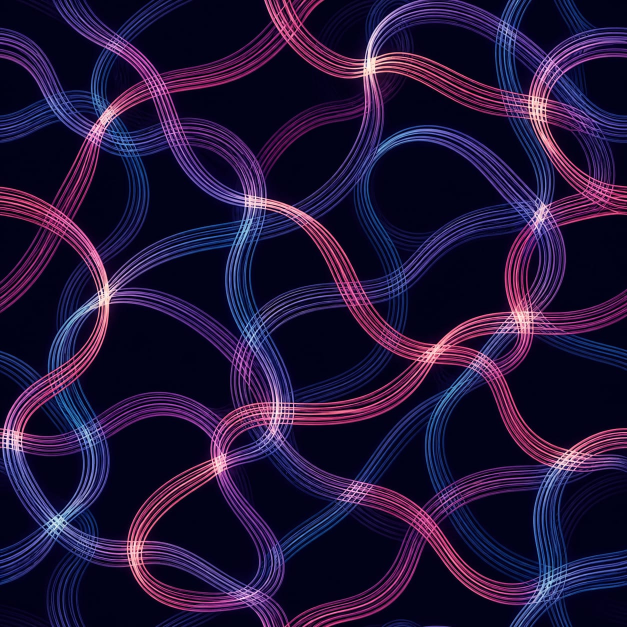
#> input picture assets/texture-sources/generative-threads-raw.jpg, 1254 x 1254 px (shown at 1/2 size)
$ python build_generative_threads.py
#> lines starting #> are read from the running program, lines starting #| are printed output that depends on the picture
### tools/theme_writer.py
"""Reusable writer for N64FlashcartMenu V1 theme PNG packages."""

from __future__ import annotations

import math
import struct
import zlib
from collections import namedtuple
from pathlib import Path
from typing import Iterable

from PIL import Image


WIDTH = 64
# Regions retain byte-sized origins.  A 32px texture can therefore start as
# late as row 255 and extend through row 286.
MAX_HEIGHT = 287
MAX_STATIC_WIDTH = 640
MAX_STATIC_HEIGHT = 480
NAME = 1
FAMILY = 2
COLORS = 3
BACKGROUND = 4
REGIONS = 5
TAB_GEOMETRY = 6
INTERNAL_BORDER = 7
TEXTURE_ANIMATION = 8
PARAMETER_ANIMATION = 9
TEXTURE_ORIGIN = 10

# Animation flag bits shared by Type 8 texture animation and Type 9 parameter
# animation. Combining PING_PONG | INTERPOLATE is valid; LOOP and PING_PONG
# are mutually exclusive playback modes.
ANIMATION_LOOP = 0
ANIMATION_PING_PONG = 1 << 0
ANIMATION_ONCE = 1 << 1
ANIMATION_REVERSED = 1 << 2
ANIMATION_INTERPOLATE = 1 << 3

# Rotation is expressed in radians per 60 Hz tick. Large fullscreen repeating
# fields can cause discomfort well below the format's technical ±0.25 limit,
# so authored themes use this conservative ceiling unless a future validator
# grants an explicit, reviewed exception.
COMFORTABLE_ROTATION_LIMIT = 0.001

COLOR_NAMES = (
    "background panel border text muted_text accent highlight tab_inactive "
    "tab_active shadow success warning gradient_tl gradient_tr gradient_bl gradient_br"
).split()
Palette = namedtuple("Palette", COLOR_NAMES)
ParameterFrame = namedtuple("ParameterFrame", (
    "background panel border text muted_text accent highlight tab_inactive "
    "tab_active shadow success warning gradient_tl gradient_tr gradient_bl gradient_br "
    "gradient_speed gradient_warp layer0_scale layer1_scale layer0_dx layer0_dy "
    "layer1_dx layer1_dy rotation layer0_alpha layer1_alpha layer0_texture layer1_texture"
), defaults=(None,) * 29)
Rectangle = namedtuple("Rectangle", "x y width height", defaults=(0, 0, 0, 0))
Animation = namedtuple("Animation", "frame_ticks flags columns", defaults=(0, 0, 1))
ParameterAnimation = namedtuple("ParameterAnimation", "frames animation")
PackedArtwork = namedtuple("PackedArtwork", "image rectangles")
TextureRegions = namedtuple("TextureRegions", "layer0 layer1 border",
                            defaults=(Rectangle(), Rectangle(), Rectangle()))
DualTextureBackground = namedtuple("DualTextureBackground", (
    "layer0_scale layer1_scale layer0_dx layer0_dy layer1_dx layer1_dy "
    "rotation layer0_alpha layer1_alpha"))


def _uint(value: int, bits: int, label: str) -> int:
    value = int(value)
    if not 0 <= value < 1 << bits:
        raise ValueError(f"{label} must be 0..{(1 << bits) - 1}")
    return value


# [5 lines left out: function _finite, not called in this run]


def rgba(hex_rgb: str, alpha: int = 255) -> tuple[int, int, int, int]:
    """Create an RGBA tuple from a six-digit hexadecimal RGB string."""
    if len(hex_rgb) != 6:
        raise ValueError("RGB colors must contain exactly six hexadecimal digits")
    try:
        rgb = bytes.fromhex(hex_rgb)
    except ValueError as error:
        raise ValueError("RGB colors must contain hexadecimal digits") from error
    return (*rgb, _uint(alpha, 8, "alpha"))


# [16 lines left out: function lerp_rgba, not called in this run]


def close_seams(image: Image.Image) -> Image.Image:
    """Return an RGBA image whose opposite edge pixels match exactly."""
    output = image.convert("RGBA")
    if output.width < 2 or output.height < 2:
        raise ValueError("seam closure needs an image at least 2x2 pixels")
    pixels = output.load()
    for y in range(output.height):
        value = tuple((pixels[0, y][channel] + pixels[output.width - 1, y][channel]) // 2
                      for channel in range(4))
        pixels[0, y] = pixels[output.width - 1, y] = value
    for x in range(output.width):
        value = tuple((pixels[x, 0][channel] + pixels[x, output.height - 1][channel]) // 2
                      for channel in range(4))
        pixels[x, 0] = pixels[x, output.height - 1] = value
    return output


def quantize_fixed_palette(image: Image.Image, colors: Iterable[tuple[int, int, int, int]],
                           *, alpha_threshold: int = 128) -> Image.Image:
    """Map pixels to an explicit <=16-color RGBA palette deterministically."""
    choices = tuple(tuple(_uint(channel, 8, "palette channel") for channel in color)
                    for color in colors)
    if not 1 <= len(choices) <= 16 or any(len(color) != 4 for color in choices):
        raise ValueError("fixed palettes must contain 1..16 RGBA colors")
    threshold = _uint(alpha_threshold, 8, "alpha threshold")
    transparent = [color for color in choices if color[3] < threshold]
    opaque = [color for color in choices if color[3] >= threshold]
    if not opaque:
        raise ValueError("fixed palettes need at least one opaque color")
    source = image.convert("RGBA")
    output = Image.new("RGBA", source.size)
    mapped = []
    for pixel in source.get_flattened_data():
        candidates = transparent if pixel[3] < threshold and transparent else opaque
        mapped.append(min(candidates, key=lambda color: sum(
            (pixel[channel] - color[channel]) ** 2 for channel in range(4))))
    output.putdata(mapped)
    return output


def palette(*colors) -> Palette:
    """Build the required sixteen-color palette from RGBA tuples or hex strings."""
    if len(colors) != len(COLOR_NAMES):
        raise ValueError("a theme palette must contain sixteen colors")
    normalized = []
    for color in colors:
        if isinstance(color, str):
            color = rgba(color)
        elif len(color) == 2 and isinstance(color[0], str):
            color = rgba(*color)
        if len(color) != 4:
            raise ValueError("palette colors must be RGBA tuples")
        normalized.append(tuple(_uint(channel, 8, "color channel") for channel in color))
    return Palette(*normalized)


def colors_record(colors: Palette) -> tuple[int, bytes]:
    """Encode a sixteen-color theme palette."""
    return COLORS, b"".join(bytes(color) for color in colors)


# [23 lines left out: functions decode_palette, text_record, gradient_background, not called in this run]


def static_image_background() -> tuple[int, bytes]:
    """Use the complete artwork image as a non-repeating static background."""
    return BACKGROUND, bytes((5,))


# [33 lines left out: functions dual_texture_background, decode_dual_texture_background, texture_origin, not called in this run]


def internal_border(style: int) -> tuple[int, bytes]:
    """Select one of the built-in border styles."""
    return INTERNAL_BORDER, bytes((_uint(style, 8, "border style"),))


# [17 lines left out: functions texture_animations, regions_record, not called in this run]


def tlv(kind: int, value: bytes) -> bytes:
    return bytes((_uint(kind, 8, "record type"),)) + struct.pack(
        "<H", _uint(len(value), 16, "record length")) + value


# [212 lines left out: functions _pack_animation_for_frames, read_metadata, record_value, replace_record, decode_regions, pack_artwork and 4 more, not called in this run]

### tools/build_generative_threads.py
#!/usr/bin/env python3
"""Build the animated Generative Threads theme."""

from __future__ import annotations

import math
from pathlib import Path

from PIL import Image, ImageEnhance, ImageOps

from theme_writer import (
    ANIMATION_INTERPOLATE, Animation, FAMILY, NAME, ParameterAnimation,
    ParameterFrame, TextureRegions, close_seams, colors_record,
    dual_texture_background, internal_border, pack_after_parameters,
    pack_parameter_animation, palette, quantize_fixed_palette, regions_record,
    text_record, write_theme,
)


ROOT = Path(__file__).resolve().parents[1]
SOURCE = ROOT / "assets" / "texture-sources" / "generative-threads-raw.jpg"
OUTPUT = ROOT / "assets" / "themes" / "generative-threads.png"
ROWS = 2
WIDTH, HEIGHT = 32, 64


COLORS = palette(
    "05061a", ("10132b", 222), "7a72a9", "f2efff",
    "aaa5c5", "48a9d8", "dc5b9d", "211d42",
    "47336e", "02020a", "73cf9b", "e3a262",
    "0c1232", "26306a", "5c2866", "294f83",
)

CI_COLORS = (
    (0, 0, 8, 255), (0, 8, 24, 255), (8, 16, 41, 255),
    (16, 32, 74, 255), (24, 57, 115, 255), (41, 90, 156, 255),
    (66, 132, 197, 255), (115, 189, 230, 255),
    (41, 8, 57, 255), (74, 16, 82, 255), (115, 24, 107, 255),
    (156, 41, 123, 255), (197, 66, 148, 255), (230, 107, 181, 255),
    (189, 173, 230, 255), (247, 230, 214, 255),
)


def curve_fields(source: Image.Image) -> tuple[Image.Image, Image.Image]:
    source = ImageOps.fit(source.convert("RGB"), (WIDTH, HEIGHT),
                          method=Image.Resampling.LANCZOS)
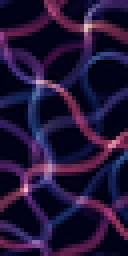
#> source: PIL image 32x64 RGB (shown 4 times larger); mean R, G, B 34.9, 20.2, 55.9
    source = ImageEnhance.Contrast(source).enhance(1.14)
    source = close_seams(source)
#> the loop in close_seams, `for y in range(output.height):` made 64 passes
#> value on passes 1 to 12: (35, 25, 84, 255), (33, 20, 76, 255), (14, 7, 44, 255), (0, 0, 22, 255), (0, 0, 22, 255), (0, 0, 22, 255), (0, 0, 17, 255), (49, 16, 55, 255), (129, 50, 107, 255), (130, 50, 111, 255), (94, 35, 89, 255), (46, 19, 63, 255)
#> the loop in close_seams, `for x in range(output.width):` made 32 passes
#> value on passes 1 to 12: (19, 14, 57, 255), (12, 12, 61, 255), (5, 7, 51, 255), (0, 3, 38, 255), (0, 0, 30, 255), (0, 0, 22, 255), (0, 0, 18, 255), (0, 0, 19, 255), (0, 0, 21, 255), (0, 0, 17, 255), (28, 12, 49, 255), (121, 52, 113, 255)
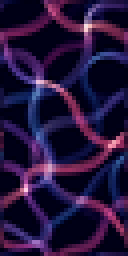
#> source: PIL image 32x64 RGBA (shown 4 times larger); mean R, G, B, A 36.5, 19.6, 59.1, 255
    cyan = Image.new("RGBA", (WIDTH, HEIGHT))
#> cyan: PIL image 32x64 RGBA; every value is 0
    magenta = Image.new("RGBA", (WIDTH, HEIGHT))
    src, blue_out, pink_out = source.load(), cyan.load(), magenta.load()
    for y in range(HEIGHT):
        for x in range(WIDTH):
            red, green, blue, _ = src[x, y]
            brightness = max(red, green, blue)
            ivory = min(red, green, blue) > 168
            blue_family = blue + green >= red * 2
            pink_family = red > green * 1.08
            if ivory:
                blue_out[x, y] = pink_out[x, y] = (247, 230, 214, 255)
            else:
                blue_out[x, y] = ((24, 90, min(230, brightness + 34), 255)
                                  if blue_family and brightness > 54 else (2, 4, 18, 255))
                pink_out[x, y] = ((min(230, brightness + 28), 35, 128, 255)
                                  if pink_family and brightness > 54 else (5, 2, 16, 255))
    cyan = quantize_fixed_palette(close_seams(cyan), CI_COLORS)
#> in close_seams (call 2), `output = image.convert("RGBA")`:
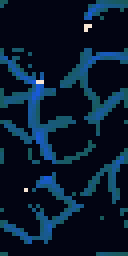
#> output: PIL image 32x64 RGBA (shown 4 times larger); mean R, G, B, A 8.2, 26, 45.7, 255
#> the loop in close_seams (call 2), `for y in range(output.height):` made 64 passes
#> value on passes 1 to 12: (24, 90, 91, 255), (24, 90, 110, 255), (2, 4, 18, 255), (2, 4, 18, 255), (2, 4, 18, 255), (2, 4, 18, 255), (2, 4, 18, 255), (2, 4, 18, 255), (2, 4, 18, 255), (2, 4, 18, 255), (2, 4, 18, 255), (2, 4, 18, 255)
#> the loop in close_seams (call 2), `for x in range(output.width):` made 32 passes
#> in quantize_fixed_palette, `choices = tuple(tuple(_uint(channel, 8, "palette channel") for channel..`: choices = 16 items, first 6: (0, 0, 8, 255), (0, 8, 24, 255), (8, 16, 41, 255), (16, 32, 74, 255), (24, 57, 115, 255), (41, 90, 156, 255)
#> in quantize_fixed_palette, `transparent = [color for color in choices if color[3] < threshold]`: transparent = []
#> in quantize_fixed_palette, `opaque = [color for color in choices if color[3] >= threshold]`: opaque has the same summary as choices
    magenta = quantize_fixed_palette(close_seams(magenta), CI_COLORS)
    return cyan, magenta


def parameter_frames() -> list[ParameterFrame]:
    frames = []
    for index in range(8):
        phase = index * math.tau / 8
        handoff = 0.5 + 0.5 * math.sin(phase)
        other = 1 - handoff
        frames.append(ParameterFrame(
            layer0_scale=0.48 + 0.19 * handoff,
            layer1_scale=0.48 + 0.19 * other,
            layer0_dx=0.0015 + 0.0060 * math.sin(phase),
            layer0_dy=-0.0010 + 0.0040 * math.cos(phase),
            layer1_dx=-0.0020 + 0.0065 * math.sin(phase + math.pi / 2),
            layer1_dy=0.0010 + 0.0045 * math.cos(phase + math.pi / 2),
            layer0_alpha=126 + round(116 * handoff),
            layer1_alpha=126 + round(116 * other),
        ))
    return frames


def build() -> Path:
    cyan, magenta = curve_fields(Image.open(SOURCE))
    parameter_record, parameter_sheet = pack_parameter_animation(
        ParameterAnimation(parameter_frames(), Animation(42, ANIMATION_INTERPOLATE, 2)),
        ROWS,
    )
    packed = pack_after_parameters(parameter_sheet, (cyan, magenta))
    records = [
        text_record(NAME, "Generative Threads"),
        text_record(FAMILY, "Abstract"),
        colors_record(COLORS),
        dual_texture_background(0.575, 0.575, 0.0015, 0.003,
                                0.0045, 0.001, 0, 184, 184),
        regions_record(TextureRegions(*packed.rectangles), ROWS),
        internal_border(8),
        parameter_record,
    ]
    write_theme(OUTPUT, records, packed.image, ROWS)
    return OUTPUT


if __name__ == "__main__":
#> (the run stopped early here; a loop or call above may not have finished)

$ run again, with assets/texture-sources/arcade-carpet-raw.jpg copied over assets/texture-sources/generative-threads-raw.jpg
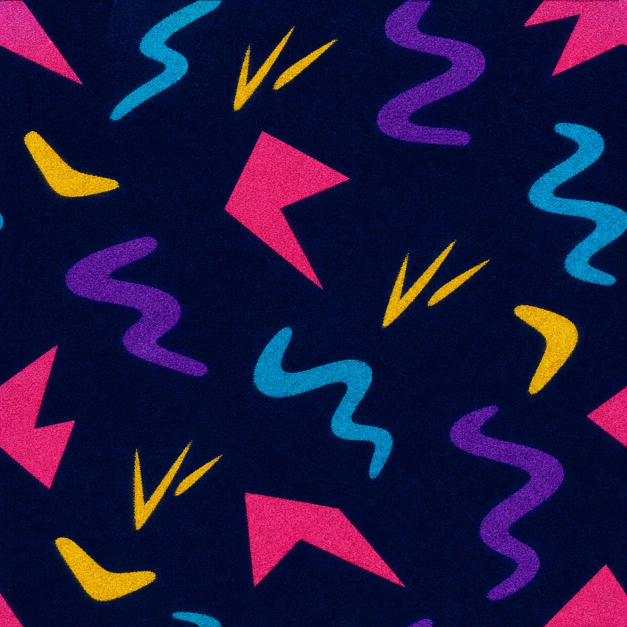
#> input picture assets/texture-sources/arcade-carpet-raw.jpg, 1254 x 1254 px (shown at 1/2 size)
#> in curve_fields, `source = ImageEnhance.Contrast(source).enhance(1.14)`:
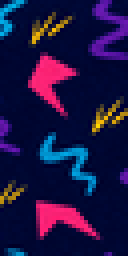
#> source: PIL image 32x64 RGB (shown 4 times larger); mean R, G, B 28.4, 19.3, 66
#> the loop in close_seams, `for y in range(output.height):` made 64 passes
#> value on passes 1 to 8: (0, 11, 57, 255), (0, 12, 60, 255), (1, 71, 121, 255), (0, 88, 137, 255), (31, 81, 166, 255), (52, 98, 204, 255), (48, 50, 150, 255), (49, 55, 157, 255)
#> the loop in close_seams, `for x in range(output.width):` made 32 passes
#> value on passes 1 to 8: (0, 8, 52, 255), (0, 12, 60, 255), (0, 47, 100, 255), (0, 102, 155, 255), (0, 154, 208, 255), (0, 150, 205, 255), (0, 53, 103, 255), (0, 3, 46, 255)
#> cyan: PIL image 32x64 RGBA; every value is 0
#> in close_seams (call 2), `output = image.convert("RGBA")`:
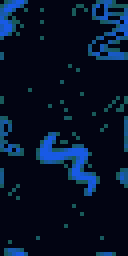
#> output: PIL image 32x64 RGBA (shown 4 times larger); mean R, G, B, A 5.7, 18.3, 39.6, 255
#> the loop in close_seams (call 2), `for y in range(output.height):` made 64 passes
#> value on passes 1 to 8: (2, 4, 18, 255), (24, 90, 94, 255), (24, 90, 155, 255), (24, 90, 171, 255), (24, 90, 200, 255), (24, 90, 230, 255), (24, 90, 184, 255), (24, 90, 191, 255)
#> the loop in close_seams (call 2), `for x in range(output.width):` made 32 passes
#> value on passes 1 to 8: (2, 4, 18, 255), (24, 90, 94, 255), (24, 90, 134, 255), (24, 90, 189, 255), (24, 90, 230, 255), (24, 90, 230, 255), (24, 90, 137, 255), (2, 4, 18, 255)
#> choices = 16 items, first 6: (0, 0, 8, 255), (0, 8, 24, 255), (8, 16, 41, 255), (16, 32, 74, 255), (24, 57, 115, 255), (41, 90, 156, 255)
#> transparent = []
#> opaque has the same summary as choices

$ run again, with assets/texture-sources/bioluminescent-forest-raw.jpg copied over assets/texture-sources/generative-threads-raw.jpg
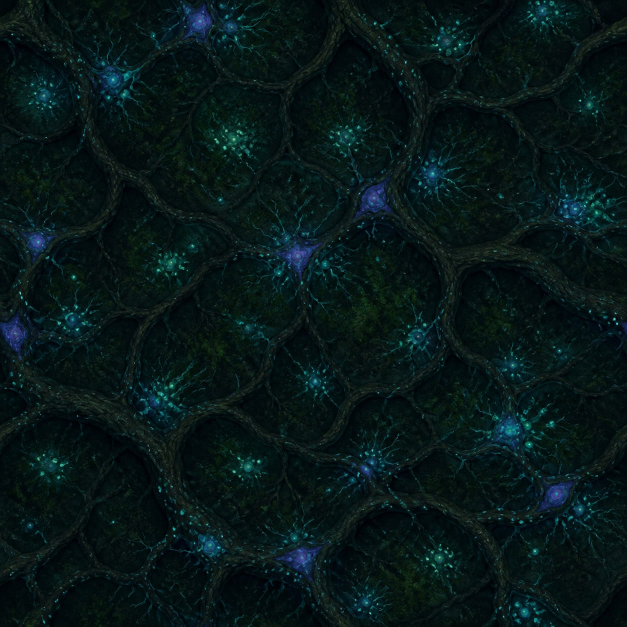
#> input picture assets/texture-sources/bioluminescent-forest-raw.jpg, 1254 x 1254 px (shown at 1/2 size)
#> in curve_fields, `source = ImageOps.fit(source.convert("RGB"), (WIDTH, HEIGHT), method=I..`:
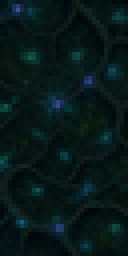
#> source: PIL image 32x64 RGB (shown 4 times larger); mean R, G, B 7.2, 24.4, 24.5
#> the loop in close_seams, `for y in range(output.height):` made 64 passes
#> value on passes 1 to 8: (0, 11, 13, 255), (2, 17, 19, 255), (3, 23, 24, 255), (2, 29, 33, 255), (7, 46, 48, 255), (7, 30, 30, 255), (3, 16, 17, 255), (1, 16, 17, 255)
#> the loop in close_seams, `for x in range(output.width):` made 32 passes
#> value on passes 1 to 8: (0, 13, 14, 255), (1, 18, 22, 255), (6, 30, 38, 255), (4, 27, 37, 255), (6, 23, 33, 255), (7, 25, 31, 255), (2, 26, 31, 255), (3, 29, 32, 255)
#> cyan: PIL image 32x64 RGBA; every value is 0
#> in close_seams (call 2), `output = image.convert("RGBA")`:
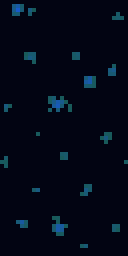
#> output: PIL image 32x64 RGBA (shown 4 times larger); mean R, G, B, A 3.1, 8.4, 22.9, 255
#> the loop in close_seams (call 2), `for y in range(output.height):` made 64 passes
#> value on passes 1 to 8: (2, 4, 18, 255), (2, 4, 18, 255), (2, 4, 18, 255), (2, 4, 18, 255), (2, 4, 18, 255), (2, 4, 18, 255), (2, 4, 18, 255), (2, 4, 18, 255)
#> choices = 16 items, first 6: (0, 0, 8, 255), (0, 8, 24, 255), (8, 16, 41, 255), (16, 32, 74, 255), (24, 57, 115, 255), (41, 90, 156, 255)
#> transparent = []
#> opaque has the same summary as choices
